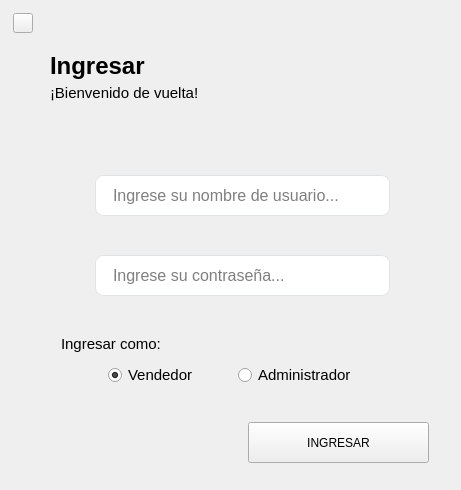
<?xml version="1.0" encoding="UTF-8"?>
<ui version="4.0">
 <class>Login</class>
 <widget class="QWidget" name="Login">
  <property name="geometry">
   <rect>
    <x>0</x>
    <y>0</y>
    <width>461</width>
    <height>490</height>
   </rect>
  </property>
  <property name="windowTitle">
   <string>PrintPOS</string>
  </property>
  <property name="windowIcon">
   <iconset resource="../resources.qrc">
    <normaloff>:/img/icon.ico</normaloff>:/img/icon.ico</iconset>
  </property>
  <property name="styleSheet">
   <string notr="true">QLineEdit {
	border-radius: 8px;
	border: 1px solid #e0e4e7;
	padding: 5px 15px;
}

QLineEdit:focus {
	border: 1px solid #d0e3ff;
}</string>
  </property>
  <widget class="QLabel" name="lbEstado">
   <property name="geometry">
    <rect>
     <x>28</x>
     <y>422</y>
     <width>191</width>
     <height>41</height>
    </rect>
   </property>
   <property name="font">
    <font>
     <pointsize>10</pointsize>
    </font>
   </property>
   <property name="styleSheet">
    <string notr="true">color: rgb(255, 0, 0);</string>
   </property>
   <property name="text">
    <string/>
   </property>
   <property name="alignment">
    <set>Qt::AlignCenter</set>
   </property>
   <property name="wordWrap">
    <bool>true</bool>
   </property>
  </widget>
  <widget class="LoginButton" name="btIngresar">
   <property name="geometry">
    <rect>
     <x>248</x>
     <y>422</y>
     <width>181</width>
     <height>41</height>
    </rect>
   </property>
   <property name="cursor">
    <cursorShape>PointingHandCursor</cursorShape>
   </property>
   <property name="text">
    <string>INGRESAR</string>
   </property>
  </widget>
  <widget class="QRadioButton" name="radioButton">
   <property name="geometry">
    <rect>
     <x>108</x>
     <y>365</y>
     <width>111</width>
     <height>20</height>
    </rect>
   </property>
   <property name="font">
    <font>
     <pointsize>11</pointsize>
    </font>
   </property>
   <property name="text">
    <string>Vendedor</string>
   </property>
   <property name="checked">
    <bool>true</bool>
   </property>
   <attribute name="buttonGroup">
    <string notr="true">groupRol</string>
   </attribute>
  </widget>
  <widget class="QLabel" name="lbSubtitulo">
   <property name="geometry">
    <rect>
     <x>50</x>
     <y>85</y>
     <width>161</width>
     <height>16</height>
    </rect>
   </property>
   <property name="font">
    <font>
     <pointsize>11</pointsize>
    </font>
   </property>
   <property name="text">
    <string>¡Bienvenido de vuelta!</string>
   </property>
  </widget>
  <widget class="QLineEdit" name="inputUsuario">
   <property name="geometry">
    <rect>
     <x>95</x>
     <y>175</y>
     <width>295</width>
     <height>41</height>
    </rect>
   </property>
   <property name="font">
    <font>
     <pointsize>12</pointsize>
    </font>
   </property>
   <property name="placeholderText">
    <string>Ingrese su nombre de usuario...</string>
   </property>
   <property name="clearButtonEnabled">
    <bool>true</bool>
   </property>
  </widget>
  <widget class="QLabel" name="lbContrasenia_2">
   <property name="geometry">
    <rect>
     <x>61</x>
     <y>333</y>
     <width>111</width>
     <height>21</height>
    </rect>
   </property>
   <property name="font">
    <font>
     <pointsize>11</pointsize>
    </font>
   </property>
   <property name="text">
    <string>Ingresar como:</string>
   </property>
  </widget>
  <widget class="QRadioButton" name="radioButton_2">
   <property name="geometry">
    <rect>
     <x>238</x>
     <y>365</y>
     <width>121</width>
     <height>20</height>
    </rect>
   </property>
   <property name="font">
    <font>
     <pointsize>11</pointsize>
    </font>
   </property>
   <property name="text">
    <string>Administrador</string>
   </property>
   <attribute name="buttonGroup">
    <string notr="true">groupRol</string>
   </attribute>
  </widget>
  <widget class="QLineEdit" name="inputContrasenia">
   <property name="geometry">
    <rect>
     <x>95</x>
     <y>255</y>
     <width>295</width>
     <height>41</height>
    </rect>
   </property>
   <property name="font">
    <font>
     <pointsize>12</pointsize>
    </font>
   </property>
   <property name="echoMode">
    <enum>QLineEdit::Password</enum>
   </property>
   <property name="placeholderText">
    <string>Ingrese su contraseña...</string>
   </property>
   <property name="clearButtonEnabled">
    <bool>true</bool>
   </property>
  </widget>
  <widget class="QLabel" name="label">
   <property name="geometry">
    <rect>
     <x>248</x>
     <y>35</y>
     <width>171</width>
     <height>91</height>
    </rect>
   </property>
   <property name="styleSheet">
    <string notr="true">image: url(:/img/resources/images/logo.png);</string>
   </property>
   <property name="text">
    <string/>
   </property>
  </widget>
  <widget class="QLabel" name="lbTitulo">
   <property name="geometry">
    <rect>
     <x>50</x>
     <y>45</y>
     <width>101</width>
     <height>41</height>
    </rect>
   </property>
   <property name="font">
    <font>
     <pointsize>18</pointsize>
     <bold>true</bold>
    </font>
   </property>
   <property name="text">
    <string>Ingresar</string>
   </property>
  </widget>
  <widget class="QLabel" name="label_2">
   <property name="geometry">
    <rect>
     <x>61</x>
     <y>184</y>
     <width>26</width>
     <height>26</height>
    </rect>
   </property>
   <property name="text">
    <string/>
   </property>
   <property name="pixmap">
    <pixmap resource="../resources.qrc">:/img/resources/images/user_login.png</pixmap>
   </property>
   <property name="scaledContents">
    <bool>true</bool>
   </property>
  </widget>
  <widget class="QLabel" name="label_3">
   <property name="geometry">
    <rect>
     <x>61</x>
     <y>265</y>
     <width>23</width>
     <height>23</height>
    </rect>
   </property>
   <property name="text">
    <string/>
   </property>
   <property name="pixmap">
    <pixmap resource="../resources.qrc">:/img/resources/images/lock.png</pixmap>
   </property>
   <property name="scaledContents">
    <bool>true</bool>
   </property>
  </widget>
  <widget class="ClickableIcon" name="btAjustes">
   <property name="geometry">
    <rect>
     <x>13</x>
     <y>13</y>
     <width>20</width>
     <height>20</height>
    </rect>
   </property>
   <property name="icon">
    <iconset resource="../resources.qrc">
     <normaloff>:/img/resources/images/settings.png</normaloff>:/img/resources/images/settings.png</iconset>
   </property>
   <property name="iconSize">
    <size>
     <width>20</width>
     <height>20</height>
    </size>
   </property>
  </widget>
 </widget>
 <customwidgets>
  <customwidget>
   <class>LoginButton</class>
   <extends>QPushButton</extends>
   <header>backends.Login.h</header>
  </customwidget>
  <customwidget>
   <class>ClickableIcon</class>
   <extends>QPushButton</extends>
   <header>utils.mywidgets.h</header>
  </customwidget>
 </customwidgets>
 <tabstops>
  <tabstop>inputUsuario</tabstop>
  <tabstop>inputContrasenia</tabstop>
  <tabstop>radioButton</tabstop>
  <tabstop>radioButton_2</tabstop>
  <tabstop>btIngresar</tabstop>
 </tabstops>
 <resources>
  <include location="../resources.qrc"/>
 </resources>
 <connections/>
 <buttongroups>
  <buttongroup name="groupRol"/>
 </buttongroups>
</ui>
